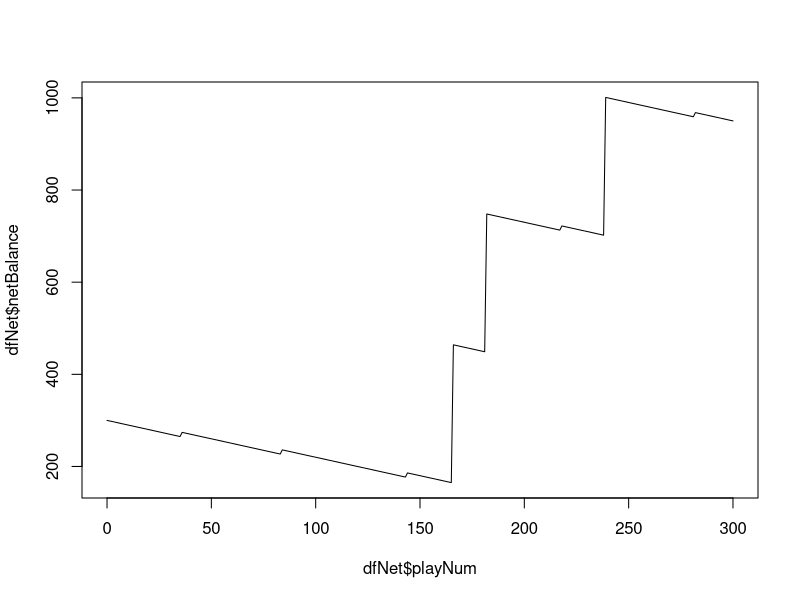

Generate this figure with R:
# slotMachine.R

# Play with odds

# User input params
# payoutRate: 80 - 99%; or not-set;
# numConsecutivePlays: 1 - 1000

# For calculations
# pricePerPlay: $1.00
# 1/7 per panel;

# prizes: x300
# 3 occurrences of '7' = x300

cap <- factor(c(1, 2, 3, 4, 5, 7))

costPerPlay = 1
grandPrize = costPerPlay * 300
prize = costPerPlay * 10

loser <- 0
winner <- 0
grandWinner <- 0

numPlay <- 1000
for (i in 1:numPlay) {
        box1 <- sample(cap, 1)
        box2 <- sample(cap, 1)
        box3 <- sample(cap, 1)
        
        if (box1 == 7 & box2 == 7 & box3 == 7) {
               grandWinner <- grandWinner + 1 
        } else if (box1 == box2 & box1 == box3) {
                winner <- winner + 1
        } else {
                loser <- loser + 1
        }
}

paste("JACKPOT = ", grandWinner)
paste("WINNER = ", winner)
paste("LOSER = ", loser)

print("-------------------- 2ND -------------------")

box1 <- sample(cap, numPlay, replace=TRUE)
box2 <- sample(cap, numPlay, replace=TRUE)
box3 <- sample(cap, numPlay, replace=TRUE)

grandWinner <- sum(box1 == 7 & box2 == 7 & box3 == 7)
grandWinnerWhich <- which(box1 == 7 & box2 == 7 & box3 == 7)

winner <- sum(box1 != 7 & box1 == box2 & box2 == box3)
winnerWhich <- which(box1 != 7 & box1 == box2 & box2 == box3)

loser <- numPlay - grandWinner - winner

paste("NUM PLAYS = ", numPlay, " --- $ Spent = $", costPerPlay * numPlay)

paste("JACKPOT = ", grandWinner, " --- $ Prize = $", grandPrize * grandWinner)
paste("WINNER = ", winner, " --- $ Prize = $", prize * winner)
paste("LOSER = ", loser, " --- $ Lost = $", costPerPlay * loser)

paste("Player NET = $", (grandPrize * grandWinner) + (prize * winner) )


# ---------------------------------------------------
numPlay <- 300
costPerPlay <- 1        
cap <- factor(c(1, 2, 3, 4, 5, 7))

# Initialize a data.frame to return
dfNet <- data.frame(c(1:numPlay))
dfNet <- cbind(dfNet, c(order(1:(numPlay * costPerPlay - costPerPlay), decreasing = TRUE),0))
names(dfNet) <- c("playNum", "netBalance")

prize1 = costPerPlay * 300
prize2 = costPerPlay * 10
prize3 = costPerPlay

r1 <- sample(cap, numPlay, replace=TRUE)
r2 <- sample(cap, numPlay, replace=TRUE)
r3 <- sample(cap, numPlay, replace=TRUE)

whichPrize1 <- which(r1 == 7 & r2 == 7 & r3 == 7)
whichPrize2 <- which(r1 != 7 & r1 == r2 & r2 == r3)

for (i in 1:numPlay) {
        if (r1[i] == 7 & r2[i] == 7 & r3[i] == 7) {
                dfNet$netBalance[i:numPlay] <- dfNet$netBalance[i:numPlay] + prize1
        } else if (r1[i] != 7 & r1[i] == r2[i] & r2[i] == r3[i]) {
                dfNet$netBalance[i:numPlay] <- dfNet$netBalance[i:numPlay] + prize2                
        } else {
                # Do Nothing
        }       
}

# return a Net Balance dataframe to plot
dfNet <- rbind(c(0, numPlay * costPerPlay), dfNet)


plot(dfNet$playNum, dfNet$netBalance, type="l")



